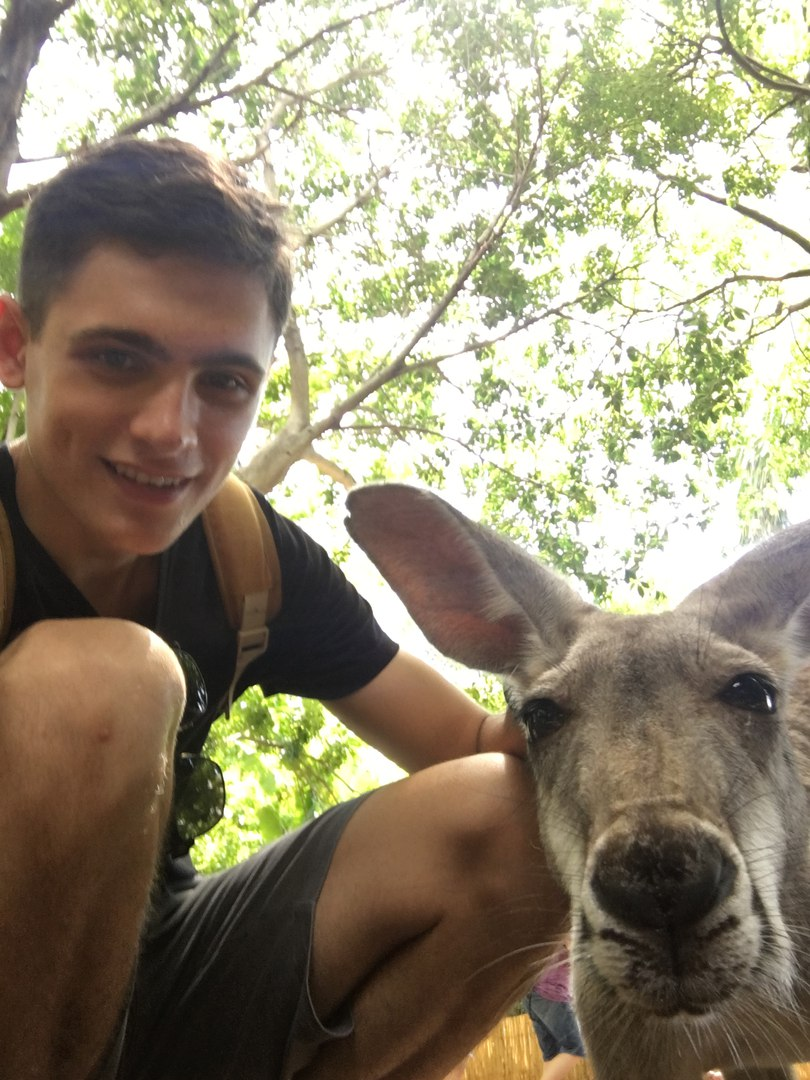
#> input picture Articles/PhotoFilters/pnoMhXQr9fc.jpg, 810 x 1080 px
$ jupyter execute 'Instagram filters in 15 lines of python code.ipynb'   (older library calls are emulated)
#> lines starting #> are read from the running program, lines starting #| are printed output that depends on the picture
http://www.practicepython.org/blog/2016/12/20/instagram-filters-python.html

Instagran filters in 15 lines of python code

[cell 1]
import matplotlib.pyplot as plt
import skimage
from skimage import io
from skimage import filters
import numpy as np

[cell 2]
import matplotlib
matplotlib.rcParams['xtick.major.size'] = 0
matplotlib.rcParams['ytick.major.size'] = 0
matplotlib.rcParams['xtick.labelsize'] = 0
matplotlib.rcParams['ytick.labelsize'] = 0

[cell 3]
original_image = skimage.img_as_float(io.imread("pnoMhXQr9fc.jpg"))

[cell 4]
plt.imshow(original_image)
plt.show()

[cell 5]
def sharpen(image, a, b, sigma=10):
#> called with a = 2.3, b = 0.3, sigma = 10
    blurred = filters.gaussian(image, sigma=sigma, multichannel=True)
    sharper = np.clip(image * a - blurred * b, 0, 1.0)
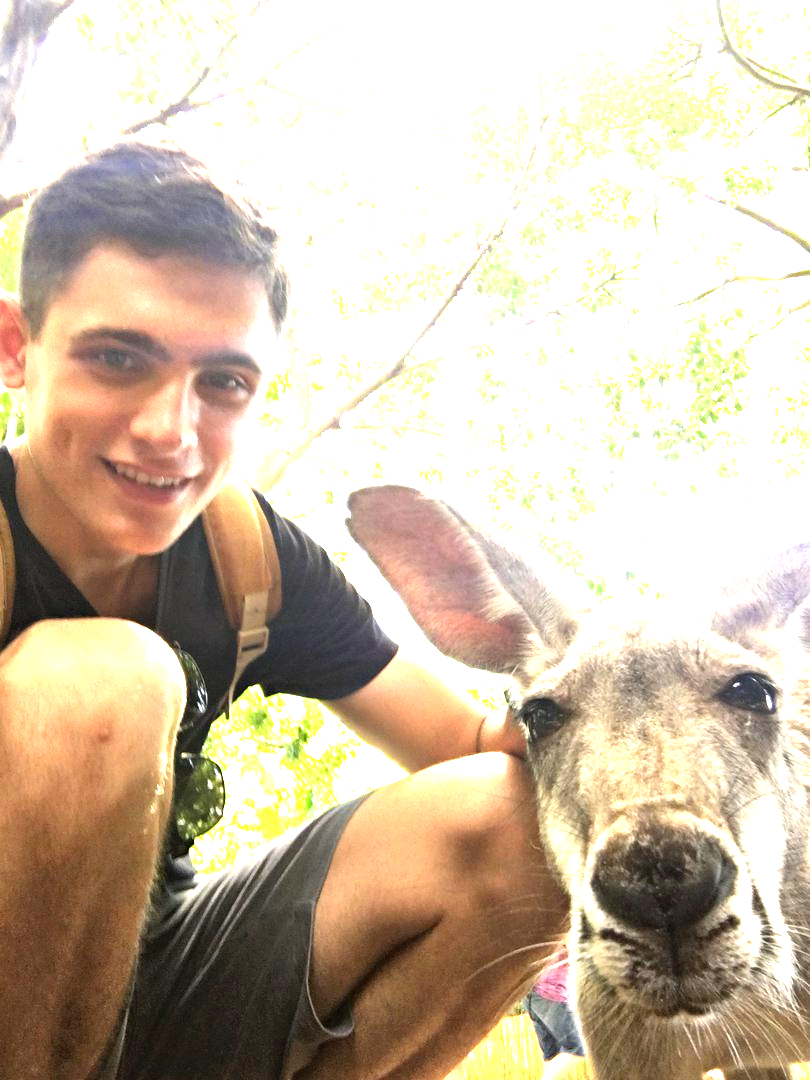
#> sharper: shape (1080, 810, 3) float64; mean R, G, B 0.809, 0.749, 0.673
    return sharper

[cell 6]
sharper = sharpen(original_image, 2.3, 0.3)
plt.imshow(sharper)
plt.show()

[cell 7]
blurred = sharpen(original_image, 0, -1.0)
plt.imshow(blurred)
plt.show()

[cell 8]
def channel_adjust(channel, values):
    # flatten
    orig_size = channel.shape
#> orig_size = (1080, 810, 3)
    flat_channel = channel.flatten()
    adjusted = np.interp(
        flat_channel,
        np.linspace(0, 1, len(values)),
        values)

    # put back into image form
    return adjusted.reshape(orig_size)

[cell 9]
chan = channel_adjust(original_image, [0, 0.05, 0.5, 0.95, 1.0])
plt.imshow(chan)
plt.show()

[cell 10]
chan2 = channel_adjust(original_image, [0, 0, 0.25, 0.375, 0.5, 0.625, 0.865, 0.875, 1])
plt.imshow(chan2)
plt.show()

[cell 11]
def split_image_into_channels(image):
    red_channel = image[:, :, 0]
    green_channel = image[:, :, 1]
    blue_channel = image[:, :, 2]
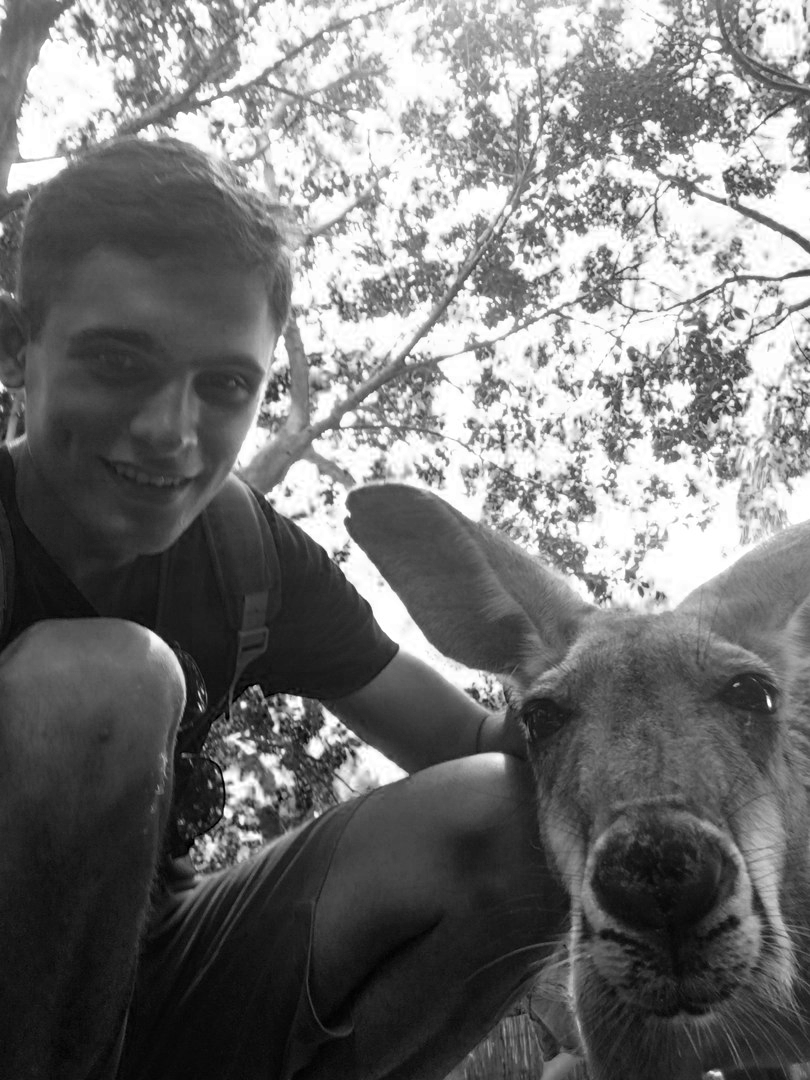
#> blue_channel: shape (1080, 810) float64; min 0, max 1, mean 0.458
    return red_channel, green_channel, blue_channel

[cell 12]
channels = split_image_into_channels(original_image)

f, (ax1, ax2, ax3) = plt.subplots(1, 3, sharey=False)
ax1.imshow(channels[0])
ax2.imshow(channels[1])
ax3.imshow(channels[2])

f.subplots_adjust(hspace=0.2)

plt.show()

[cell 13]
def merge_channels(red_channel, green_channel, blue_channel):
    return np.stack([red_channel, green_channel, blue_channel], axis=2)

[cell 14]
merge = merge_channels(channels[0], channels[1], channels[2])
plt.imshow(merge)
plt.show()

[cell 15]
r, g, b = split_image_into_channels(original_image)
im = merge_channels(r, g, b)
plt.imshow(im)
plt.show()

[cell 16]
#The Gotham filter

#step 1
r, g, b = split_image_into_channels(original_image)

r_boost_lower = channel_adjust(r, [
    0, 0.05, 0.1, 0.2, 0.3,
    0.5, 0.7, 0.8, 0.9,
    0.95, 1.0])

plt.imshow(r_boost_lower)
plt.show()

[cell 17]
#step 2
bluer_blacks = merge_channels(r_boost_lower, g, np.clip(b + 0.03, 0, 1.0))

plt.imshow(bluer_blacks)
plt.show()

[cell 18]
#step 3
sharper = sharpen(bluer_blacks, 1.3, 0.3, sigma=10)

plt.imshow(sharper)
plt.show()

[cell 19]
#step 4 and 5
r, g, b = split_image_into_channels(sharper)
b_adjusted = channel_adjust(b, [
    0, 0.047, 0.118, 0.251, 0.318,
    0.392, 0.42, 0.439, 0.475,
    0.561, 0.58, 0.627, 0.671,
    0.733, 0.847, 0.925, 1])

plt.imshow(b_adjusted)
plt.show()

[cell 20]
#all together
def filter_gotham(user_img):
#> called with user_img = 'pnoMhXQr9fc.jpg'
    def channel_adjust(channel, values):
        orig_size = channel.shape
#> orig_size = (1080, 810)
        flat_channel = channel.flatten()
        adjusted = np.interp(flat_channel, np.linspace(0, 1, len(values)), values)
        return adjusted.reshape(orig_size)
    original_image = skimage.img_as_float(io.imread(user_img))
    r = original_image[:, :, 0]
    b = original_image[:, :, 2]
    r_boost_lower = channel_adjust(r, [
        0, 0.05, 0.1, 0.2, 0.3,
        0.5, 0.7, 0.8, 0.9,
        0.95, 1.0])
    b_more = np.clip(b + 0.03, 0, 1.0)
    merged = np.stack([r_boost_lower, original_image[:, :, 1], b_more], axis=2)
    blurred = filters.gaussian(merged, sigma=10, multichannel=True)
    final = np.clip(merged * 1.3 - blurred * 0.3, 0, 1.0)
    b = final[:, :, 2]
    b_adjusted = channel_adjust(b, [
        0, 0.047, 0.118, 0.251, 0.318,
        0.392, 0.42, 0.439, 0.475,
        0.561, 0.58, 0.627, 0.671,
        0.733, 0.847, 0.925, 1])
    final[:, :, 2] = b_adjusted

    return final

[cell 21]
im_with_filter = filter_gotham("pnoMhXQr9fc.jpg")

f, (ax1, ax2) = plt.subplots(1, 2, sharey=False)
ax1.imshow(original_image)
ax2.imshow(im_with_filter)

plt.show()

[cell 22]
im_with_filter = filter_gotham("skyline.jpg")
#> call 2 of filter_gotham, with user_img = 'skyline.jpg'
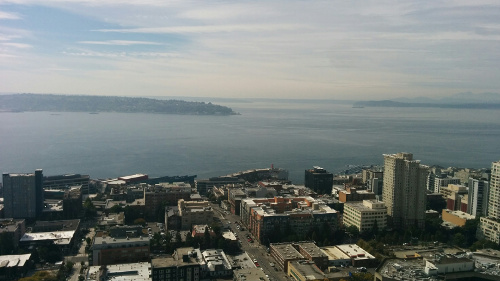
#> input picture Articles/PhotoFilters/skyline.jpg, 500 x 281 px
original_image = skimage.img_as_float(io.imread("skyline.jpg"))

f, (ax1, ax2) = plt.subplots(1, 2, sharey=True)
ax1.imshow(original_image)
ax2.imshow(im_with_filter)

plt.show()

[cell 23]
im_with_filter = filter_gotham("cher.jpg")
#> call 3 of filter_gotham, with user_img = 'cher.jpg'
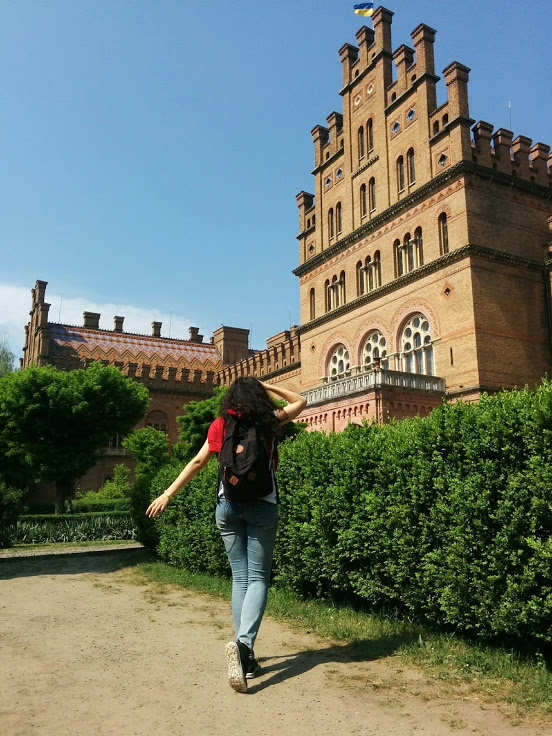
#> input picture Articles/PhotoFilters/cher.jpg, 552 x 736 px
#> in filter_gotham (call 3), `r = original_image[:, :, 0]`:
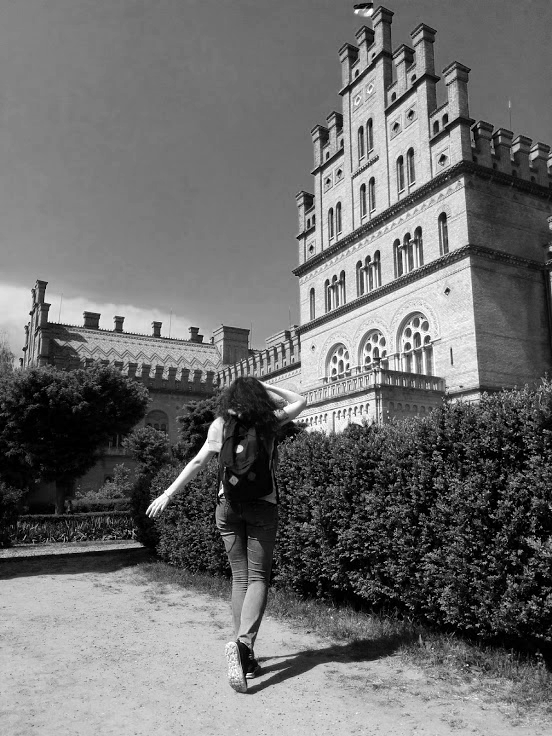
#> r: shape (736, 552) float64; min 0, max 1, mean 0.434
#> in channel_adjust (call 5), `return adjusted.reshape(orig_size)`:
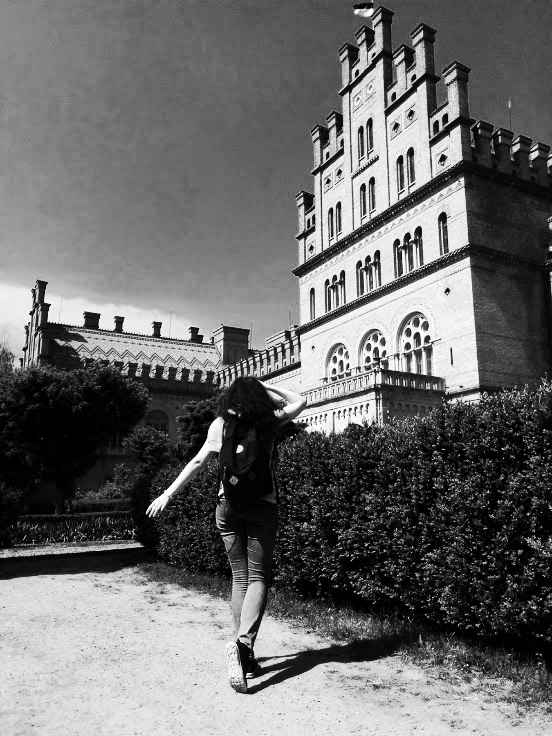
#> returned value: shape (736, 552) float64; min 0, max 1, mean 0.424
#> in filter_gotham (call 3), `blurred = filters.gaussian(merged, sigma=10, multichannel=True)`:
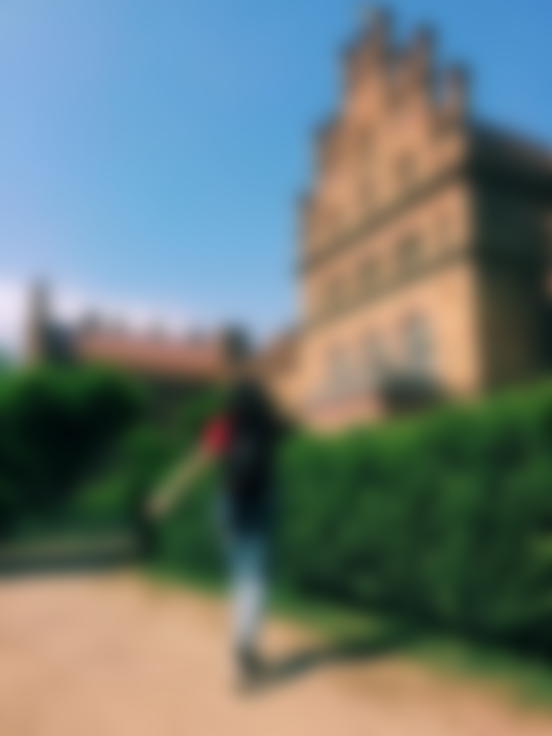
#> blurred: shape (736, 552, 3) float64; mean R, G, B 0.424, 0.477, 0.46
#> in filter_gotham (call 3), `final = np.clip(merged * 1.3 - blurred * 0.3, 0, 1.0)`:
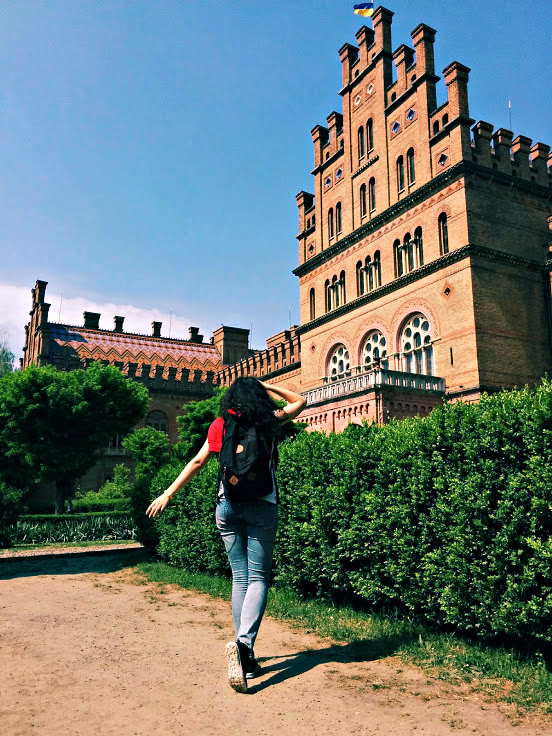
#> final: shape (736, 552, 3) float64; mean R, G, B 0.425, 0.477, 0.46
#> in filter_gotham (call 3), `b = final[:, :, 2]`:
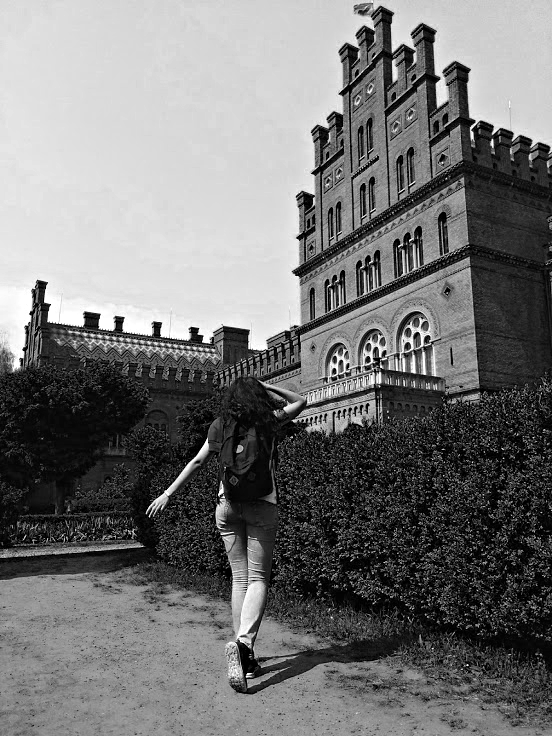
#> b: shape (736, 552) float64; min 0, max 1, mean 0.46
original_image = skimage.img_as_float(io.imread("cher.jpg"))

f, (ax1, ax2) = plt.subplots(1, 2, sharey=True)
ax1.imshow(original_image)
ax2.imshow(im_with_filter)

plt.show()
